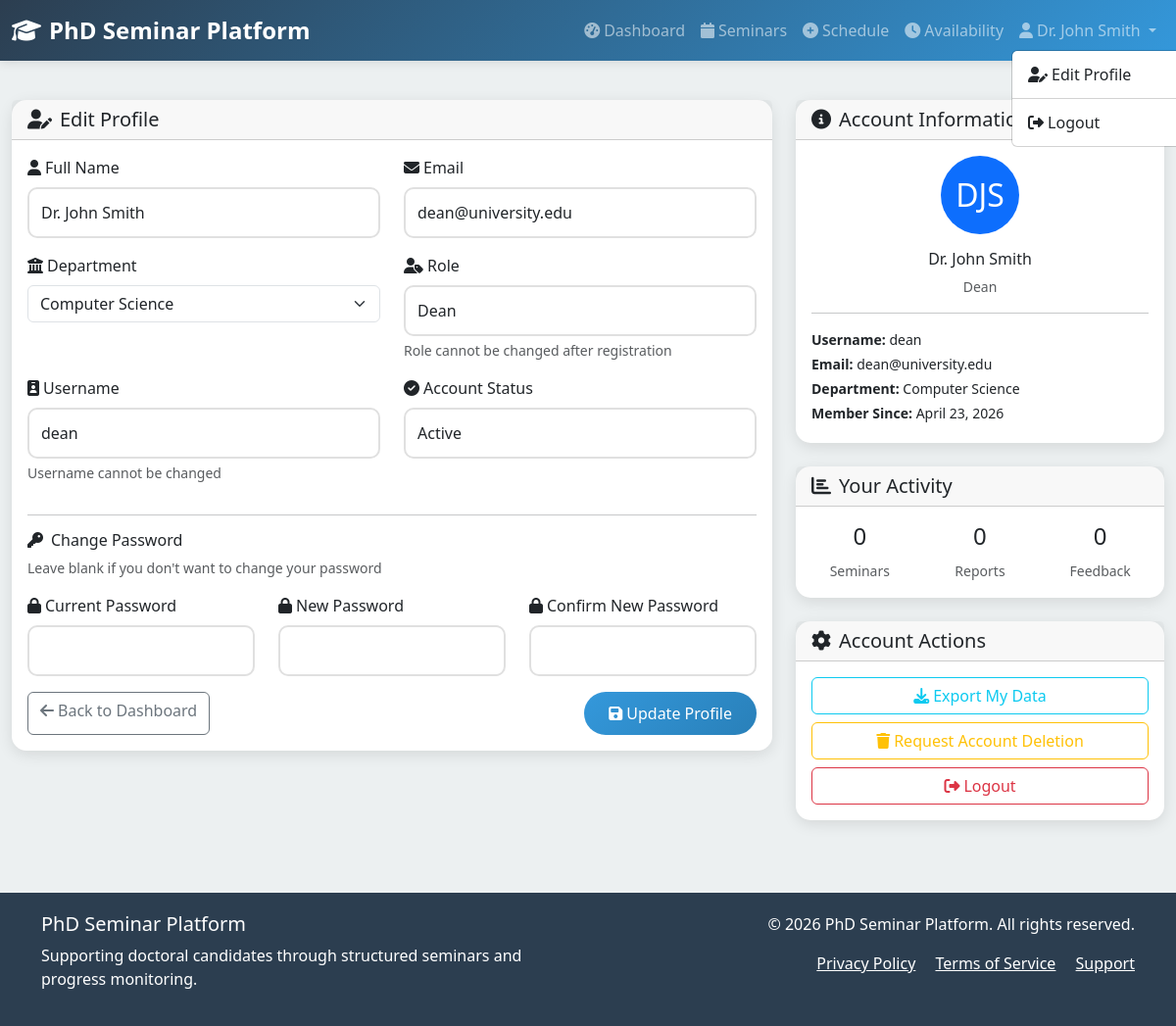
Page /profile (signed in) on the earlier database version.
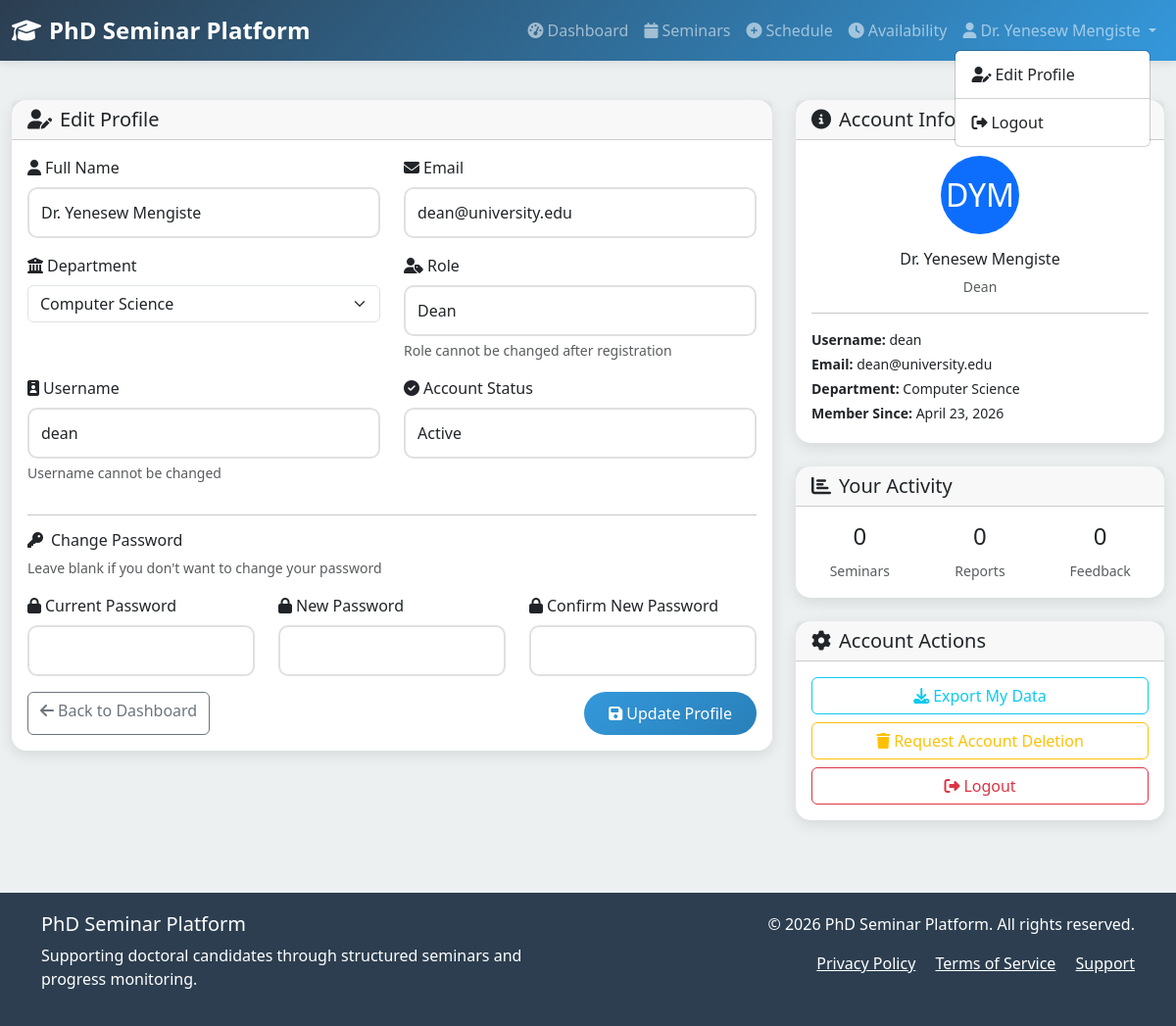
Same page on the later database version.
### app.py (models this page shows)
class User(UserMixin, db.Model):
    id = db.Column(db.Integer, primary_key=True)
    username = db.Column(db.String(100), unique=True, nullable=False)
    email = db.Column(db.String(120), unique=True, nullable=False)
    password_hash = db.Column(db.String(200), nullable=False)
    role = db.Column(db.String(20), nullable=False)  # 'dean', 'professor', 'phd_candidate'
    full_name = db.Column(db.String(100), nullable=False)
    department = db.Column(db.String(100), nullable=False)
    is_active = db.Column(db.Boolean, default=True)
    created_at = db.Column(db.DateTime, default=datetime.utcnow)

### app.py (the view, shortened to what this page needs)
@app.route('/profile', methods=['GET', 'POST'])
@login_required
def profile():
    return render_template('profile.html')

### app.py (called while the page is built)
@login_manager.user_loader
def load_user(user_id):
    return User.query.get(int(user_id))

### templates/profile.html (shortened to what the changed rows need)
{% extends "base.html" %}
{% block content %}
<div class="row">
    <div class="col-lg-8">
        <div class="card">
            <div class="card-body">
                <form method="POST">
                    <div class="row">
                        <div class="col-md-6 mb-3">
                            <label for="full_name" class="form-label">
                                <i class="fas fa-user me-1"></i>Full Name
                            </label>
                            <input type="text" class="form-control" id="full_name" name="full_name"
                                   value="{{ current_user.full_name }}" required>
                        </div>
                        <div class="col-md-6 mb-3">
                            <label for="email" class="form-label">
                                <i class="fas fa-envelope me-1"></i>Email
                            </label>
                            <input type="email" class="form-control" id="email" name="email"
                                   value="{{ current_user.email }}" required>
                        </div>
                    </div>
                    <div class="row">
                        <div class="col-md-6 mb-3">
                            <label for="department" class="form-label">
                                <i class="fas fa-university me-1"></i>Department
                            </label>
                            <select class="form-select" id="department" name="department" required>
                                <option value="Computer Science" {% if current_user.department == 'Computer Science' %}selected{% endif %}>Computer Science</option>
                            </select>
                        </div>
                        <div class="col-md-6 mb-3">
                            <label for="role_display" class="form-label">
                                <i class="fas fa-user-tag me-1"></i>Role
                            </label>
                            <input type="text" class="form-control" id="role_display"
                                   value="{{ current_user.role.replace('_', ' ').title() }}" readonly>
                            <div class="form-text">Role cannot be changed after registration</div>
                        </div>
                    </div>
                    <div class="row">
                        <div class="col-md-6 mb-3">
                            <label for="username" class="form-label">
                                <i class="fas fa-id-badge me-1"></i>Username
                            </label>
                            <input type="text" class="form-control" id="username"
                                   value="{{ current_user.username }}" readonly>
                            <div class="form-text">Username cannot be changed</div>
                        </div>
                        <div class="col-md-6 mb-3">
                            <label for="account_status" class="form-label">
                                <i class="fas fa-check-circle me-1"></i>Account Status
                            </label>
                            <input type="text" class="form-control" id="account_status"
                                   value="{% if current_user.is_active %}Active{% else %}Inactive{% endif %}" readonly>
                        </div>
                    </div>
                </form>
            </div>
        </div>
    </div>
    <div class="col-lg-4">
        <div class="card mb-4">
            <div class="card-body">
                <div class="text-center mb-3">
                    <div class="avatar-placeholder d-inline-flex align-items-center justify-content-center bg-primary text-white rounded-circle" style="width: 80px; height: 80px; font-size: 2rem;">
                        {% if current_user.full_name %}
                            {{ current_user.full_name.split(' ')|map(attribute='0')|join('')|upper }}
                        {% else %}
                            {{ current_user.username[:2]|upper }}
                        {% endif %}
                    </div>
                </div>
                <h6 class="text-center">{{ current_user.full_name }}</h6>
                <p class="text-muted text-center small">{{ current_user.role.replace('_', ' ').title() }}</p>
                <hr>
                <div class="small">
                    <p class="mb-1"><strong>Username:</strong> {{ current_user.username }}</p>
                    <p class="mb-1"><strong>Email:</strong> {{ current_user.email }}</p>
                    <p class="mb-1"><strong>Department:</strong> {{ current_user.department }}</p>
                    <p class="mb-1"><strong>Member Since:</strong> {{ current_user.created_at.strftime('%B %d, %Y') }}</p>
                </div>
            </div>
        </div>
    </div>
</div>
{% endblock %}

### templates/base.html (shortened to what this page needs)
<!DOCTYPE html>
<html lang="en">
<head>
    <link href="https://cdn.jsdelivr.net/npm/bootstrap@5.3.0/dist/css/bootstrap.min.css" rel="stylesheet">
    <link href="https://cdnjs.cloudflare.com/ajax/libs/font-awesome/6.4.0/css/all.min.css" rel="stylesheet">
</head>
<body>
    <nav class="navbar navbar-expand-lg navbar-dark">
        <div class="container-fluid">
            <a class="navbar-brand" href="{{ url_for('index') }}">
                <i class="fas fa-graduation-cap me-2"></i>PhD Seminar Platform
            </a>
            <div class="desktop-nav">
                <div class="navbar-nav ms-auto">
                    {% if current_user.is_authenticated %}
                        <a class="nav-link" href="{{ url_for('dashboard') }}">
                            <i class="fas fa-tachometer-alt me-1"></i>Dashboard
                        </a>
                        <a class="nav-link" href="{{ url_for('seminars') }}">
                            <i class="fas fa-calendar me-1"></i>Seminars
                        </a>
                        {% if current_user.role in ['dean', 'professor'] %}
                            <a class="nav-link" href="{{ url_for('schedule_seminar') }}">
                                <i class="fas fa-plus-circle me-1"></i>Schedule
                            </a>
                        {% endif %}
                        <a class="nav-link" href="{{ url_for('availability') }}">
                            <i class="fas fa-clock me-1"></i>Availability
                        </a>
                        <div class="nav-item dropdown">
                            <a class="nav-link dropdown-toggle" href="#" role="button" data-bs-toggle="dropdown">
                                <i class="fas fa-user me-1"></i>{{ current_user.full_name }}
                            </a>
                            <ul class="dropdown-menu dropdown-menu-end" style="display: block; position: absolute; top: 100%; left: 0; min-width: 200px;">
                                <li><a class="dropdown-item" href="{{ url_for('profile') }}">
                                    <i class="fas fa-user-edit me-1"></i>Edit Profile
                                </a></li>
                                <li><hr class="dropdown-divider"></li>
                                <li><a class="dropdown-item" href="{{ url_for('logout') }}">
                                    <i class="fas fa-sign-out-alt me-1"></i>Logout
                                </a></li>
                            </ul>
                        </div>
                    {% endif %}
                </div>
            </div>
        </div>
    </nav>
    <main class="container-fluid py-4">
        {% block content %}{% endblock %}
    </main>
    <footer class="footer">
        <div class="container">
            <div class="row">
                <div class="col-md-6">
                    <h5>PhD Seminar Platform</h5>
                    <p>Supporting doctoral candidates through structured seminars and progress monitoring.</p>
                </div>
                <div class="col-md-6 text-md-end">
                    <p>&copy; 2026 PhD Seminar Platform. All rights reserved.</p>
                    <p>
                        <a href="#" class="text-white me-3">Privacy Policy</a>
                        <a href="#" class="text-white me-3">Terms of Service</a>
                        <a href="#" class="text-white">Support</a>
                    </p>
                </div>
            </div>
        </div>
    </footer>
</body>
</html>

Differences in the rows shown:
changed User "Dean": full_name "Dr. John Smith" → "Dr. Yenesew Mengiste"
Other differences:
{{ current_user.full_name.split(' ')|map(attribute='0')|join('')|upper }}: "DJS" → "DYM"
